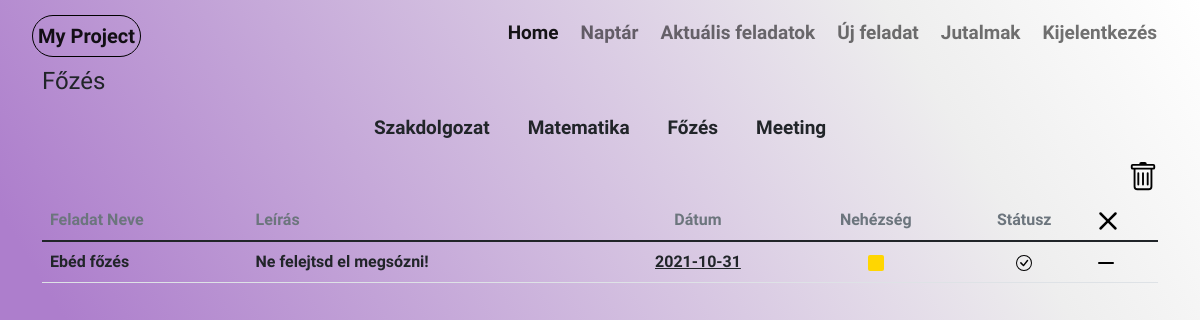
Page /currenttasks (signed in) on the committed database.
### website/models.py (models this page shows, shortened)
class Projects(db.Model):
    project_id = db.Column(db.Integer, primary_key=True)
    project_name = db.Column(db.String(20))
    active = db.Column(db.Boolean)
    user_id = db.Column(db.Integer, db.ForeignKey('user.id'))
    tasks = db.relationship('Tasks')
    def __repr__(self):
        return '<Project {}>'.format(self.project_name)

class Tasks(db.Model):
    task_id = db.Column(db.Integer,primary_key=True)
    project_id = db.Column(db.Integer, db.ForeignKey('projects.project_id'))
    task_name = db.Column(db.String(60))
    status = db.Column(db.Boolean, default=False)
    task_time = db.Column(db.String(60))
    stoper = db.Column(db.Boolean, default=False)
    mert_ido = db.Column(db.String(60))
    difficulty = db.Column(db.String(60))
    description = db.Column(db.String(250))
    user_id = db.Column(db.Integer, db.ForeignKey('user.id'))

### website/views.py (the view)
@views.route('/currenttasks')
@login_required
def currenttasks():
    write_date_text()
    active = None
    projects = Projects.query.all()
    tasks = Tasks.query.all()
    if len(projects) == 1:
        projects[0].active = True
        active = projects[0].project_id
        db.session.commit()
    if projects:
        for project in projects:
            print(project)
            print(project.project_id)
            print(project.active)
            if project.active:
                active = project.project_id
            print(bool(active))
        if not active:
            projects[0].active = True
            active = projects[0].project_id
    else:
        projects = None
    datumok = []
    for task in tasks:
        if task.status:
            d = task.task_time.split('-')
            li = [d[0],d[1],d[2]]
            try:
                index = datumok.index(li)
            except:
                datumok.append(li)
    print(datumok)
    if projects:
        return render_template('currenttasks.html', tasks=tasks,datumok = datumok, projects=projects, active=active, user=current_user)
    else:
        return render_template('currenttasks.html', tasks=tasks, active=active, user=current_user)

### website/__init__.py (called while the page is built)
def create_app():
    app = Flask(__name__)
    app.secret_key = secrets.token_urlsafe(16)
    app.config['SQLALCHEMY_DATABASE_URI'] = f'sqlite:///{DB_NAME}'
    db.init_app(app)
    from .views import views
    from .auth import auth
    app.register_blueprint(views)
    app.register_blueprint(auth)
    from .models import User
    login_manager = LoginManager()
    login_manager.login_view = 'auth.login'
    login_manager.init_app(app)
    @login_manager.user_loader
    def load_user(id):
        return User.query.get(int(id))
    create_database(app)
    return app

### website/views.py (called while the page is built)
def write_date_text():
    with open('date.txt', mode='w') as f:
        year = datetime.date.today().year
        month = datetime.date.today().month
        day = datetime.date.today().day
        f.write(str(year) + "/" + str(month) + "/" + str(day))
        f.close()

### website/templates/currenttasks.html (shortened to what this page needs)
{% extends "base.html"%}{% block title %}Aktuális feladatok{% endblock %}
{%block content%}
{%for tab in user.projects%}
    {%if tab.project_id == active%}
        <h4>{{tab.project_name}}</h4>
    {%endif%}
{%endfor%}
 {%if tasks%}
    {%if projects%}
        <ul class="nav justify-content-center">
            {%for tab in user.projects%}
                {%if tab.project_id == active%}
                    <li class="nav-item">
                {%else%}
                    <li class="nav-item" >
                {%endif%}
                <a class="nav-link link-dark"   href="/project/{{ tab.project_name }}">{{tab.project_name}}</a>
                </li>
                {%endfor%}
            </ul>
    {%endif%}
{%endif%}
        <nav class="navbar justify-content-end">
            <div class="nav-item">
            <a href="/clear/{{ active }}">
            </a>
        </div>
         </nav>
<table class="table  table-hover">
    <thread >
        <td class="fs-6 text-secondary fw-bold">Feladat Neve</td>
        <td class="fs-6 text-secondary fw-bold">Leírás</td>
        <td class="fs-6 text-secondary fw-bold" style="text-align: center;">Dátum</td>
        <td class="fs-6 text-secondary fw-bold" style="text-align: center;">Nehézség</td>
        <td class="fs-6 text-secondary fw-bold" style="text-align: center;">Státusz</td>
            <td>
                <a href="/remove/{{ active }}">
                </a>
            </td>
    </thread>
    <tbody>
        {%for task in user.tasks%}
            {%if task.project_id == active%}
                {%if task.status == True%}
                    <tr>
                        <td class="fs-6 fw-bold" > {{task.task_name}}</td>
                        <td class="fs-6 fw-bold"> {{task.description}}</td>
                        {% for dat in datumok%}
                        {% if task.task_time == dat|join("-")%}
                        <td class="fs-6 fw-bold" style="text-align: center;"><a class="link-dark" href="{{dat.0}}/{{dat.1}}/{{dat.2}}">{{task.task_time}}</a></td>
                        {%endif%}
                        {%endfor%}
                        <td style="text-align: center;">
                            {%if task.difficulty == "Könnyű"%}
                            <svg xmlns="http://www.w3.org/2000/svg" width="16" height="16" fill="#01ff01" class="bi bi-square-fill" viewBox="0 0 16 16">
                                <path d="M0 2a2 2 0 0 1 2-2h12a2 2 0 0 1 2 2v12a2 2 0 0 1-2 2H2a2 2 0 0 1-2-2V2z"/>
                            </svg>
                            {%elif task.difficulty == "Közepes"%}
                            <svg xmlns="http://www.w3.org/2000/svg" width="16" height="16" fill="#ffd601" class="bi bi-square-fill" viewBox="0 0 16 16">
                                <path d="M0 2a2 2 0 0 1 2-2h12a2 2 0 0 1 2 2v12a2 2 0 0 1-2 2H2a2 2 0 0 1-2-2V2z"/>
                            </svg>
                            {%else%}
                            <svg xmlns="http://www.w3.org/2000/svg" width="16" height="16" fill="#9b0101" class="bi bi-square-fill" viewBox="0 0 16 16">
                                <path d="M0 2a2 2 0 0 1 2-2h12a2 2 0 0 1 2 2v12a2 2 0 0 1-2 2H2a2 2 0 0 1-2-2V2z"/>
                            </svg>
                            {%endif%}
                        </td>
                {%else%}
                    <tr>
                        <td class="fs-6 fw-bold"><del>{{task.task_name}}</del></td>
                        <td class="fs-6 fw-bold"><del> {{task.description}} </del> </td>
                        <td class="fs-6 fw-bold" style="text-align: center;"><del> {{task.task_time}} </del></td>
                        <td style="text-align: center;"></td>
                {%endif%}
                    <td style="text-align: center;">
                        <a href="/close/{{ task.task_id }}">
                        </a>
                    </td>
                    <td>
                        <a href="/delete/{{ task.task_id }}">
                            <svg xmlns="http://www.w3.org/2000/svg" width="16" height="16" fill="#000" class="bi bi-dash-lg" viewBox="0 0 16 16">
                                <path d="M0 8a1 1 0 0 1 1-1h14a1 1 0 1 1 0 2H1a1 1 0 0 1-1-1z"/>
                            </svg>
                        </a>
                    </td>
                    </tr>
            {%endif%}
        {%endfor%}
    </tbody>
</table>
{%endblock%}

### website/static/style.css (style rules this page uses)
* { margin: 0; padding: 0; font-family: 'Ubuntu', sans-serif; }
body { background: linear-gradient(59deg, rgba(173,126,204,1) 21%, rgba(238,238,238,1) 81%, rgba(255,255,255,1) 100%); background-attachment: fixed; }
.nav-link { font-size: 19px; margin: 3px; font-weight: bold; }

### rows in the picture
Projects: project_name "Főzés"
Projects: project_name "Szakdolgozat"
Projects: project_name "Matematika"
Projects: project_name "Meeting"
Tasks: task_name "Ebéd főzés", description "Ne felejtsd el megsózni!", task_time "2021-10-31", difficulty "Közepes" (drawn), status True (drawn)
